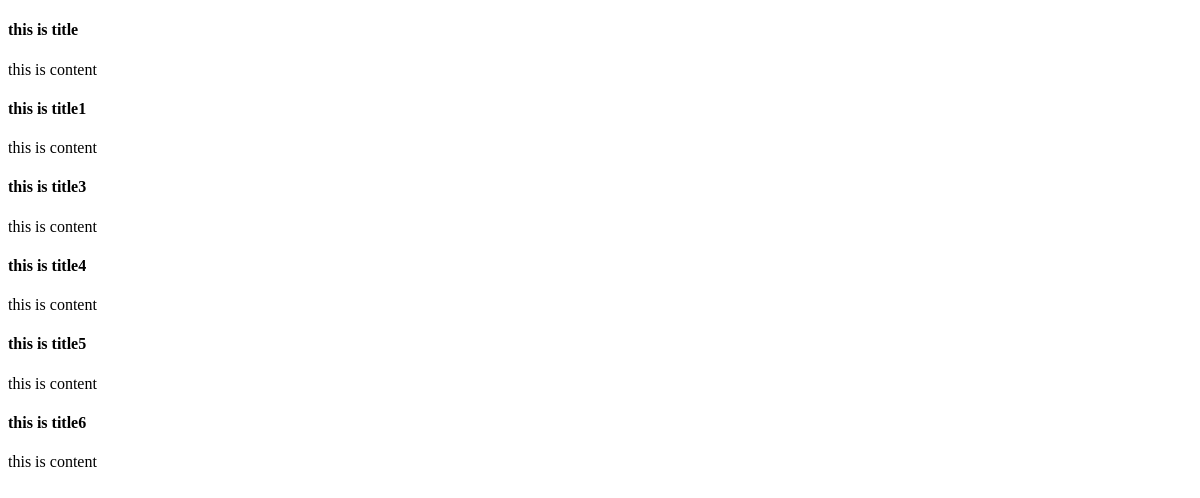
The page /second/list/ on the database as committed earlier.
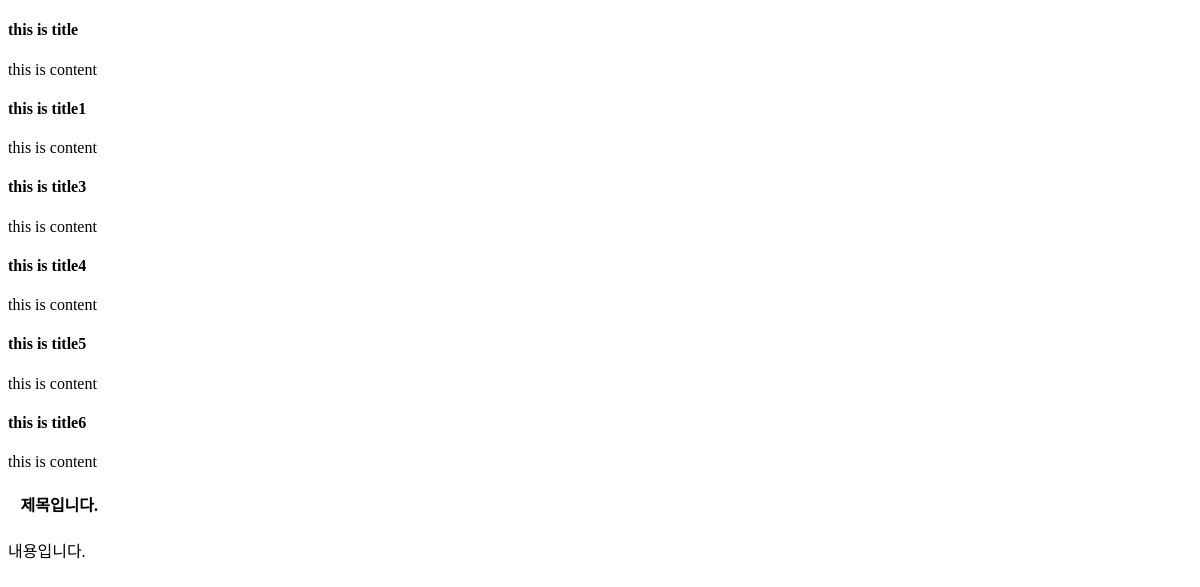
The same page on the database as committed later.
### second/models.py (models this page shows)
class Post(models.Model):
    title = models.CharField(max_length=30)
    content = models.TextField()
    created_at = models.DateTimeField(auto_now_add=True)
    updated_at = models.DateTimeField(auto_now=True)

### second/views.py (the view)
# urls.py: path('list/', views.list, name="list"),
def list(request):
    context = {
        'items': Post.objects.all()
    }
    return render(request, 'second/list.html', context)

### second/templates/second/list.html (shortened to what this page needs)
<!DOCTYPE html>
<html lang="ko">
<head>
</head>
<body>
    {% for item in items %}
    <div>
        <h4>
            {{ item.title }}
        </h4>
        <p>
            {{ item.content }}
        </p>
    </div>
    {% endfor %}
</body>
</html>

Rows that differ between the two databases and show on the page:
added Post: title "\b제목입니다.", content "내용입니다."
